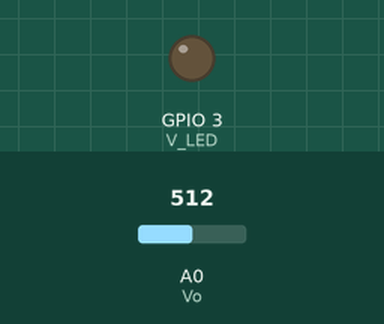
Simulated run of this sketch. Board: ESP8266 (NodeMCU). On the bench: output pins drawn as LEDs (lit = HIGH). The inputs (shaded band) are chosen by the test bench; at power-on: A0 (Vo) = 512. WiFi joins after 1.5 s; servers stay silent unless stated; uploads are accepted with an empty reply; what the sketch prints to the serial monitor is not drawn.

Above: at 0.0 s.
At 2.1 s:
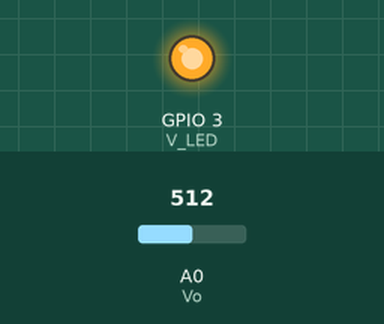
Timing chart, 0 to 3.6 s (numbered marks = the images above):
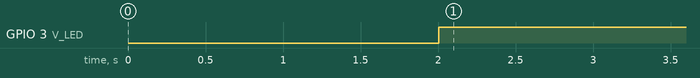

Measured:
- by itself, GPIO 3 (V_LED): LOW → HIGH at 2.0 s

The sketch:

esp8266_dust.ino
```cpp
#include <ArduinoJson.h>
#include <ESP8266WiFi.h> // ESP 8266 와이파이 라이브러리

int count = 0;
//MAC주소
uint8_t MAC_array[6];
char MAC_char[18];
String buf;

char ssid[] = "bssm_guest";
char pass[] = "bssm_guest";
int status = WL_IDLE_STATUS;


WiFiClient client;
String line;
String li;

///////////////미세먼지 핀/////////////////////
int Vo = A0;

int V_LED = 3;

float Vo_value = 0;

float Voltage = 0;

float dustDensity = 0;

////////////////////////////////////////////

void setup() {
  Serial.begin(115200);
  //MAC주소
  WiFi.macAddress(MAC_array);
  for (int i = 0; i < sizeof(MAC_array); ++i) {
    sprintf(MAC_char, "%s%02x:", MAC_char, MAC_array[i]);
  }
  delay(500);
  WiFi.begin("bssm_guest", "bssm_guest"); // 공유기 이름과 비밀번호

  Serial.print("Connecting");
  while (WiFi.status() != WL_CONNECTED) // 와이파이 접속하는 동안 "." 출력
  {
    delay(500);
    Serial.print(".");
  }
  Serial.println();

  Serial.print("Connected, IP address: ");
  Serial.println(WiFi.localIP()); // 접속된 와이파이 주소 출력
  ///////////////////////////////
  pinMode(V_LED, OUTPUT);

  pinMode(Vo, INPUT);
  ///////////////////////////////
}

void loop() {

  ///////////////////////////////
  digitalWrite(V_LED, LOW);

  delayMicroseconds(280);

  Vo_value = analogRead(Vo);

  delayMicroseconds(40);

  digitalWrite(V_LED, HIGH);

  delayMicroseconds(9680);


  Voltage = Vo_value * 5.0 / 1023.0;

  dustDensity = (Voltage - 0.3) / 0.005;

  ///////////////////////////////
  String jsondata = "";
  int re = client.connect("192.168.10.220", 8000);
  StaticJsonBuffer<200> jsonBuffer;
  JsonObject& root = jsonBuffer.createObject();
  root["macadress"] = MAC_char;
  root["Volatage"] = Voltage;
  root["Dust Density"] = dustDensity;
  root.printTo(jsondata);
  Serial.println(jsondata); //jsondata를 String으로 출력
  re = client.connect("192.168.10.220", 8000);
  if (re) {
    client.println("GET /test HTTP/1.1");
    client.println("Host: 192.168.10.220:8000");
    client.println("Cache-Control: no-cache");
    client.println("Content-Type: application/json");
    client.print("Content-Length: ");
    client.println(jsondata.length());
    client.println();
    client.print(jsondata);
    li = client.readString();
    Serial.println(li);
    for (int i = 0; li[i] != '\0'; i++) {
      if (count > 7) {
        buf += li[i];
      }
      if (li[i] == '\r') {
        count++;
      }
    }
    Serial.println(buf);
    buf = "";
    count = 0;
  }
}
```
